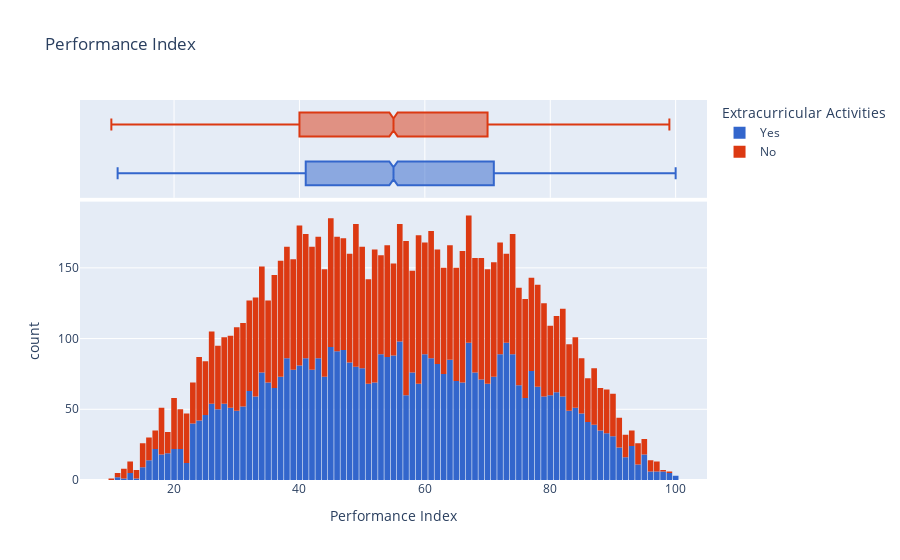

The code cell stored with this chart in its notebook:
### Code cell
fig = px.histogram(df_pandas, x='Performance Index',marginal='box', color='Extracurricular Activities', color_discrete_sequence=px.colors.qualitative.G10, title='Performance Index')
fig.update_layout(bargap=0.1)

### Figure 1 — Plotly figure (JSON) as saved in the notebook; plotly's stock layout.template omitted (floating-point values rounded to 4 significant figures; data arrays with more than 128 entries replaced by an {"elided": "..."} marker saying what was removed)
{"data": [{"alignmentgroup": "True", "bingroup": "x", "hovertemplate": "Extracurricular Activities=Yes<br>Performance Index=%{x}<br>count=%{y}<extra></extra>", "legendgroup": "Yes", "marker": {"color": "#3366CC", "pattern": {"shape": ""}}, "name": "Yes", "offsetgroup": "Yes", "orientation": "v", "showlegend": true, "type": "histogram", "x": {"elided": "4948 int values"}, "xaxis": "x", "yaxis": "y"}, {"alignmentgroup": "True", "hovertemplate": "Extracurricular Activities=Yes<br>Performance Index=%{x}<extra></extra>", "legendgroup": "Yes", "marker": {"color": "#3366CC"}, "name": "Yes", "notched": true, "offsetgroup": "Yes", "showlegend": false, "type": "box", "x": {"elided": "4948 int values"}, "xaxis": "x2", "yaxis": "y2"}, {"alignmentgroup": "True", "bingroup": "x", "hovertemplate": "Extracurricular Activities=No<br>Performance Index=%{x}<br>count=%{y}<extra></extra>", "legendgroup": "No", "marker": {"color": "#DC3912", "pattern": {"shape": ""}}, "name": "No", "offsetgroup": "No", "orientation": "v", "showlegend": true, "type": "histogram", "x": {"elided": "5052 int values"}, "xaxis": "x", "yaxis": "y"}, {"alignmentgroup": "True", "hovertemplate": "Extracurricular Activities=No<br>Performance Index=%{x}<extra></extra>", "legendgroup": "No", "marker": {"color": "#DC3912"}, "name": "No", "notched": true, "offsetgroup": "No", "showlegend": false, "type": "box", "x": {"elided": "5052 int values"}, "xaxis": "x2", "yaxis": "y2"}], "layout": {"autosize": true, "bargap": 0.1, "barmode": "relative", "legend": {"title": {"text": "Extracurricular Activities"}, "tracegroupgap": 0}, "title": {"text": "Performance Index"}, "xaxis": {"anchor": "y", "autorange": true, "domain": [0, 1], "range": [5, 105], "title": {"text": "Performance Index"}, "type": "linear"}, "xaxis2": {"anchor": "y2", "autorange": true, "domain": [0, 1], "matches": "x", "range": [5, 105], "showgrid": true, "showticklabels": false, "type": "linear"}, "yaxis": {"anchor": "x", "autorange": true, "domain": [0, 0.7326], "range": [0, 196.8], "title": {"text": "count"}}, "yaxis2": {"anchor": "x2", "autorange": true, "domain": [0.7426, 1], "matches": "y2", "range": [-0.5, 1.5], "showgrid": false, "showline": false, "showticklabels": false, "ticks": "", "type": "category"}}}
